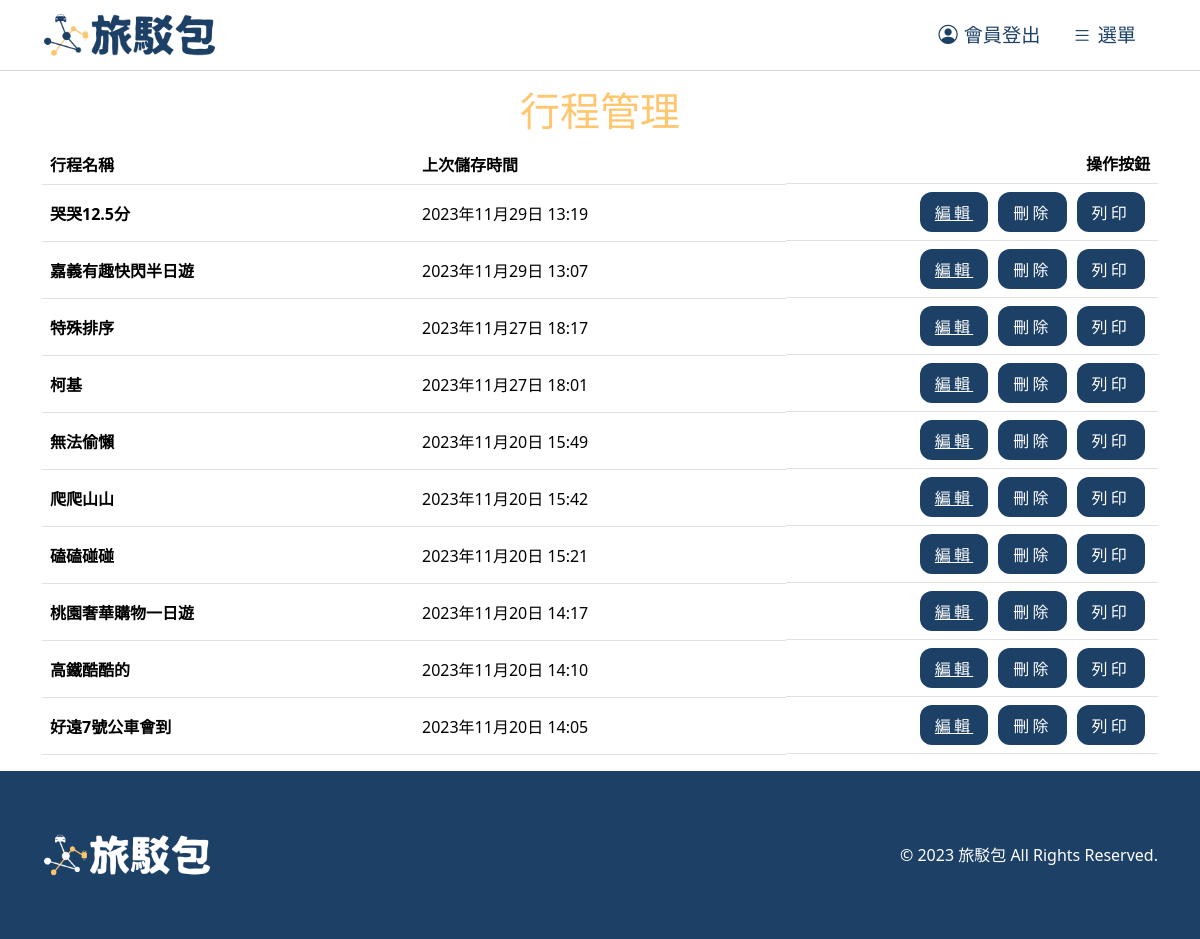
Page /trip_list/ (signed in) on the committed database.
### first/models.py (models this page shows, shortened)
class Trip(models.Model):
    user = models.ForeignKey(User, on_delete=models.SET_NULL, null=True, blank=True)
    title = models.CharField(max_length=255, null=True, blank=True)  # 新增行程名稱欄位
    locations = models.TextField()  # 這裡存儲地點信息，可以根據實際需求調整
    datetime = models.DateTimeField(auto_now_add=True, null=True, blank=True)

### first/views.py (the view)
# urls.py: path('trip_list/', views.trip_list, name='trip_list'),
@login_required
def trip_list(request):
    trips = Trip.objects.filter(user=request.user).order_by('-datetime')
    context = {'trips': trips}
    return render(request, 'trip_list.html', context)

### templates/trip_list.html (shortened to what this page needs)
<head>
</head>
<body>
  {% include 'includes/header.html' %}
  {% block content %}
  <div class="container min-height">
      <div class="yellotitle center mt-3">
          <h1>行程管理</h1>
      </div>
      <table class="table table-hover align-middle">
        <thead>
          <tr>
              <th scope="col" class="col-md-4">行程名稱</th>
              <th scope="col" class="col-md-4">上次儲存時間</th>
              <th scope="col" class="d-flex justify-content-end">操作按鈕</th>
          </tr>
        </thead>
      {% if trips %}
      {% for trip in trips %}
        <tbody>
            <tr>
                <th scope="row">{{ trip.title }}</th>
                <td>{{ trip.datetime|date:"Y年n月j日 G:i" }}</td>
                <td class="d-flex justify-content-end triplist">
                  <a href="{% url 'trip_detail' trip.id %}"  class="btnTable">編輯</a>
                  <button class="delete-button btnTable" data-trip-id="{{ trip.id }}">刪除</button>
                  <button class="btnTable">列印</button>
                </td>
            </tr>
        </tbody>
          {% endfor %}
        {% else %}
        <p>您尚未儲存任何行程</p>
        {% endif %}
      </table>
  </div>
  {% endblock %}
  {% include 'includes/footer.html' %}
</body>

### templates/includes/header.html (shortened to what this page needs)
{% load static %}
<!DOCTYPE html>
<html lang="en">
<head>
    <link href="https://cdn.jsdelivr.net/npm/bootstrap@5.3.2/dist/css/bootstrap.min.css" rel="stylesheet"
>
    <link rel="stylesheet" href="https://cdn.jsdelivr.net/npm/bootstrap-icons@1.11.1/font/bootstrap-icons.css">
    <link rel="stylesheet" href="{% static 'css/style.css' %}">
    <link rel="stylesheet" href="{% static 'css/share.css' %}">
    <link rel="stylesheet" href="{% static 'css/header.css' %}">
</head>
<body>
    <header class="top-nav">
        <div class="container d-none d-md-block">
            <div class="row">
                <div class="col-md-4">
                    {% if user.is_authenticated %}
                        <a href="/index/">
                            <img src="{% static 'img/logo.png' %}" alt="logo" class="logo-fluid">
                        </a>
                    {% else %}
                        <a href="/">
                            <img src="{% static 'img/logo.png' %}" alt="logo" class="logo-fluid">
                        </a>
                    {% endif %}
                </div>
                <div class="col-md-8 desk-menu">
                    {% if user.is_authenticated %}
                    <a href="/log_out/">
                        <i class="bi bi-person-circle"><span>會員登出</span></i>
                    </a>
                    {% else %}
                        <a href="/login/">
                            <i class="bi bi-person-circle"><span>會員登入</span></i>
                        </a>
                    {% endif %}
                    {% if user.is_authenticated %}
                    <nav class="navbar">
                        <button class="navbar-toggler border-0 btn-focus" type="button" data-bs-toggle="offcanvas" data-bs-target="#offcanvasNavbarDesk" aria-controls="offcanvasNavbarDesk" aria-label="Toggle navigation">
                            <i class="bi bi-list"><span>選單</span></i>
                        </button>
                    </nav>
                    {% endif %}
                </div>
            </div>
        </div>
    </header>
</body>

### templates/includes/footer.html (shortened to what this page needs)
{% load static %}
<!DOCTYPE html>
<html lang="en">
<head>
    <link href="https://cdn.jsdelivr.net/npm/bootstrap@5.3.2/dist/css/bootstrap.min.css" rel="stylesheet"
>
    <link rel="stylesheet" href="https://cdn.jsdelivr.net/npm/bootstrap-icons@1.11.1/font/bootstrap-icons.css">
    <link rel="stylesheet" href="{% static 'css/style.css' %}">
    <link rel="stylesheet" href="{% static 'css/share.css' %}">
    <link rel="stylesheet" href="{% static 'css/footer.css' %}">
</head>
<body>
    <div class="footer">
        <div class="container">
            <div class="row">
                <div class="col-md-6">
                    <img src="{% static 'img/logodark.png' %}" alt="logo" class="footer-logo">
                </div>
                <div class="col-md-6">
                    <p class="copyright">© 2023 旅駁包 All Rights Reserved.</p>
                </div>
            </div>
        </div>
    </div>
</body>

### static/css/style.css (style rules this page uses)
.logo-fluid { display: block; height: 70px; width: auto; }
.btnTable { width: 100%; padding: 8px 0; letter-spacing: 0.2rem; color: #fff; background: #1D4067; border-radius: 12px; border-style: none; margin: 2px 0; }
@media screen and (min-width:768px) { .btnTable { width: auto; padding: 8px 15px; margin: 0 5px; } }

### static/css/share.css (style rules this page uses)
.center { display: flex; justify-content: center; text-align: center; align-items: center; }
.yellotitle { color: #FFC66E; font-weight: bold; }
.min-height { min-height:500px; }

### static/css/header.css (style rules this page uses)
.top-nav { border-bottom: 1px solid #d5d5d5; }
.mobile-menu, .desk-menu { display: flex; justify-content: end; align-items: center; }
.mobile-menu .bi, .desk-menu .bi { padding: 10px; font-size: 1.8rem; color: #1D4067; }
.mobile-menu a, .desk-menu a { text-decoration: none; }
.desk-menu .bi { font-style: normal; }
.desk-menu .bi { font-size: 1.2rem; }
.desk-menu .bi span { padding-left: 6px; }

### static/css/footer.css (style rules this page uses)
.footer { display: block; padding: 50px 0; background: #1D4067; color: #fff; margin-top: 1rem; }
.footer .copyright { display: flex; justify-content: center; margin-bottom: 0; }
.footer-logo { display: block; margin: 0 auto 20px; width: 170px; height: auto; }
@media screen and (min-width:768px) { .footer .copyright { justify-content: end; align-items: center; height: 100%; } }
@media screen and (min-width:768px) { .footer-logo { margin: 0; width: 170px; height: auto; } }

### rows in the picture
Trip: title "哭哭12.5分", datetime "2023年11月29日 13:19"
Trip: title "嘉義有趣快閃半日遊", datetime "2023年11月29日 13:07"
Trip: title "特殊排序", datetime "2023年11月27日 18:17"
Trip: title "柯基", datetime "2023年11月27日 18:01"
Trip: title "無法偷懶", datetime "2023年11月20日 15:49"
Trip: title "爬爬山山", datetime "2023年11月20日 15:42"
Trip: title "磕磕碰碰", datetime "2023年11月20日 15:21"
Trip: title "桃園奢華購物一日遊", datetime "2023年11月20日 14:17"
Trip: title "高鐵酷酷的", datetime "2023年11月20日 14:10"
Trip: title "好遠7號公車會到", datetime "2023年11月20日 14:05"
